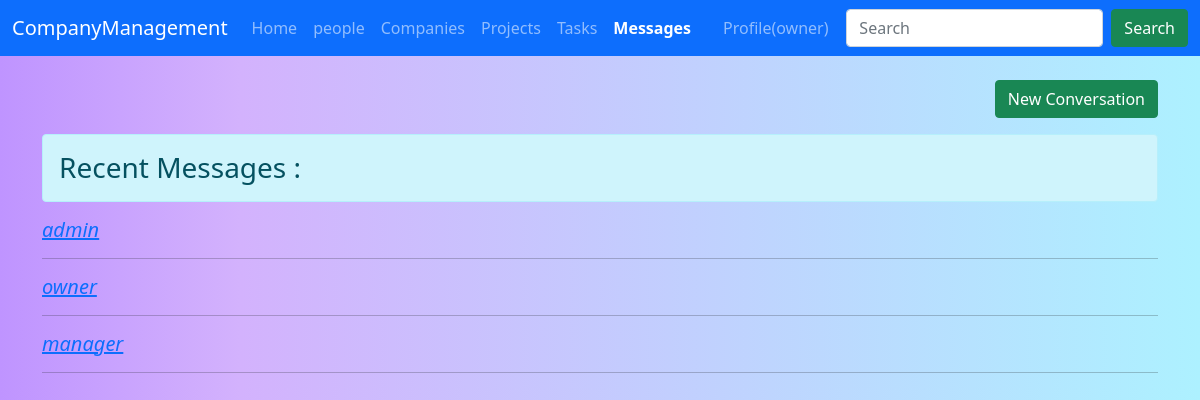
Screenshot of /Messages/ (signed in) with the database file from the repository.
### UserModule/models.py (models this page shows)
class User(AbstractUser):
    is_admin = models.BooleanField('Is admin', default=False)
    is_owner = models.BooleanField('Is owner', default=False)
    is_manager = models.BooleanField('Is manager', default=False)
    is_supervisor = models.BooleanField('Is supervisor', default=False)
    is_assistant = models.BooleanField('Is assistant', default=False)

### CompanyManagement/views.py (the view)
# urls.py: path('Messages/', views.Messages, name='Messages'),
@login_required
def Messages(request):
    data = User.objects.all()
    return render(request, 'CompanyManagement/DashBoard/Messages.html', {'data': data})

### templates/CompanyManagement/DashBoard/Messages.html (shortened to what this page needs)
<!DOCTYPE html>
<html lang="en">
  <head>
    <link
      href="https://cdn.jsdelivr.net/npm/bootstrap@5.1.3/dist/css/bootstrap.min.css"
      rel="stylesheet"
 />
  </head>
  <body style="
  background: rgb(191,148,255);
background: linear-gradient(90deg, rgba(191,148,255,1) 0%, rgba(211,178,253,1) 20%, rgba(173,241,255,1) 100%);
">
    {% include "./Navbar/Navbar.html" with Messages='active' %}
    <div class="container">
      <div class="row mt-4">
        <div class="d-flex justify-content-end">
          <button class="btn btn-success" data-bs-toggle="modal"
            data-bs-target="#exampleModal">New Conversation </button>
        </div>
        <div>
          <h3 class="alert alert-info mt-3"> Recent Messages : </h3>
          <div class='mt-1'>
            {% for i in data %}
              <h5 class="msg" style="cursor: pointer;"> <i>
                <a href="/Message/{{i.id}}" class="">
                  {{i}} </a>
              </i> </h3>
              <hr class="mt-3" />
            {% endfor %}
          </div>
        </div>
      </div>
    </div>
  </body>
</html>

### templates/CompanyManagement/DashBoard/Navbar/Navbar.html (shortened to what this page needs)
<nav class="navbar navbar-expand-lg navbar-dark bg-primary">
  <div class="container-fluid">
    <a
      class="navbar-brand"
      href="#"
      style="
        font-family: 'Gill
                      Sans', 'Gill Sans MT', Calibri,
          'Trebuchet MS', sans-serif;
      "
    >
      CompanyManagement
    </a>
    <div class="collapse navbar-collapse" id="navbarSupportedContent">
      <ul class="navbar-nav me-auto mb-2 mb-lg-0">
        <li class="nav-item">
          <a class="nav-link {{Home}}" aria-current="page" href="/"
            >{% if home == 'active' %} <b>Home</b> {% else %} Home {% endif %}</a
          >
        </li>
        <li class="nav-item">
          <a class="nav-link {{People}}" href="/People"
            >{% if People == 'active' %} <b>people</b> {% else %} people {% endif %}</a
          >
        </li>
        <li class="nav-item">
          <a class="nav-link {{Companies}}" href="/Companies"
            >{% if Companies == 'active' %} <b>Companies</b> {% else %}
            Companies {% endif %}</a
          >
        </li>
        <li class="nav-item">
          <a class="nav-link {{Projects}}" href="/Projects"
            >{% if Projects == 'active' %} <b>Projects</b> {% else %} Projects
            {% endif %}</a
          >
        </li>
        <li class="nav-item">
          <a class="nav-link {{Tasks}}" href="/Tasks"
            >{% if Tasks == 'active' %} <b>Tasks</b> {% else %} Tasks {% endif %}</a
          >
        </li>
        <li class="nav-item">
          <a class="nav-link {{Messages}}" href="/Messages"
            >{% if Messages == 'active' %} <b>Messages</b> {% else %} Messages
            {% endif %}</a
          >
        </li>
        <li class="nav-item">
          <a class="nav-link {{Activity_Overview}}" href="/Activity_Overview"
            ></a>
        </li>
        <li class="nav-item">
          <a class="nav-link {{Profile}}" href="/Profile">
            {% if Profile == 'active' %} <b>Profile({{request.user}})</b> {% else %} Profile({{request.user}}) {% endif %}</a
          >
        </li>
      </ul>
      <form class="d-flex" role="search">
        <input
          class="form-control me-2"
          type="search"
          placeholder="Search"
          aria-label="Search"
        />
        <button class="btn btn-success" type="submit">Search</button>
      </form>
    </div>
  </div>
</nav>
  </body>

### rows the page displays
User: user "owner", username "owner"
User: username "admin"
User: username "manager"
